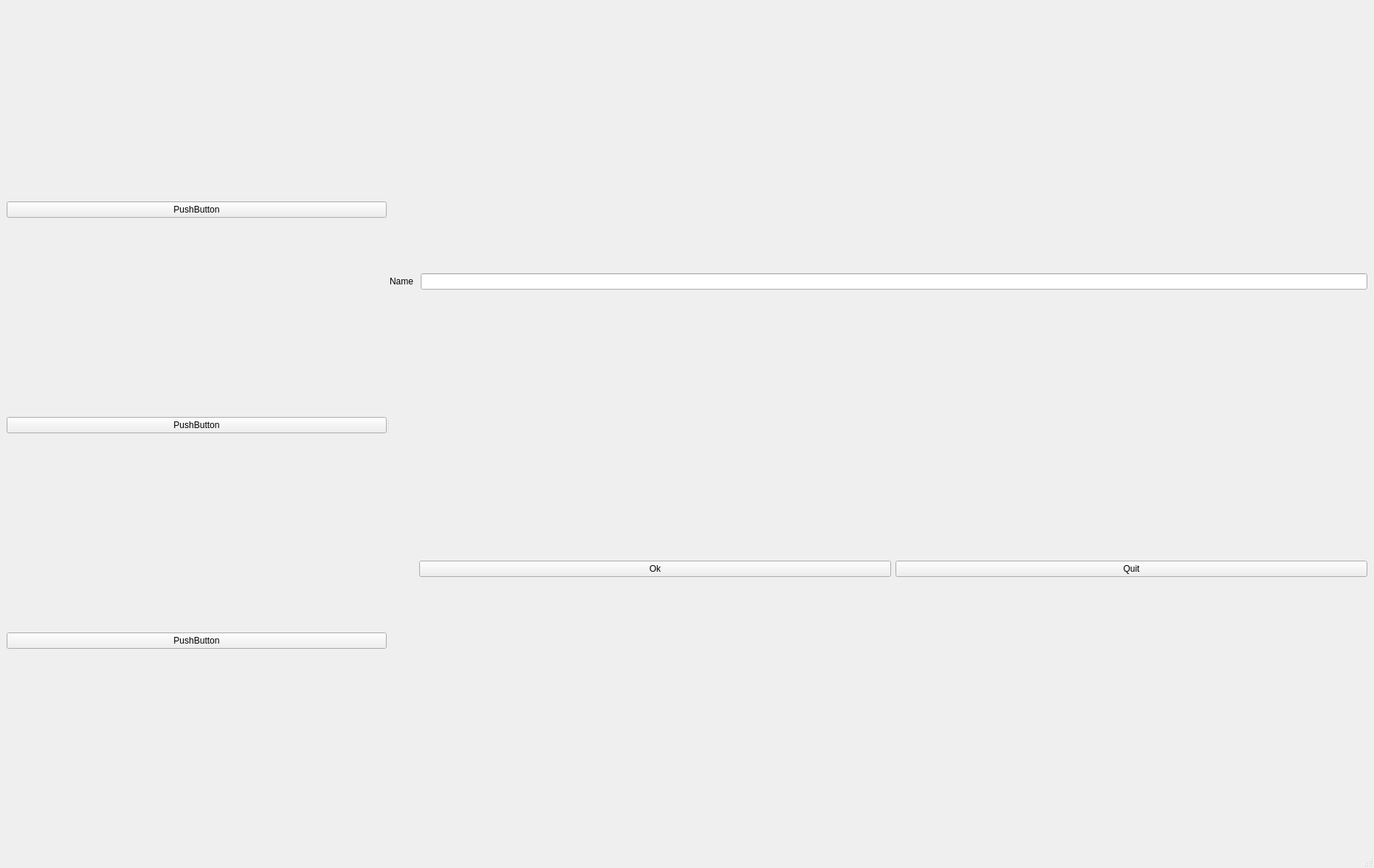
<?xml version="1.0" encoding="UTF-8"?>
<ui version="4.0">
 <class>MainWindow</class>
 <widget class="QMainWindow" name="MainWindow">
  <property name="geometry">
   <rect>
    <x>0</x>
    <y>0</y>
    <width>1855</width>
    <height>1172</height>
   </rect>
  </property>
  <property name="windowTitle">
   <string>MainWindow</string>
  </property>
  <widget class="QWidget" name="centralwidget">
   <layout class="QHBoxLayout" name="horizontalLayout_4">
    <item>
     <widget class="QSplitter" name="splitter">
      <property name="orientation">
       <enum>Qt::Horizontal</enum>
      </property>
      <widget class="QWidget" name="">
       <layout class="QVBoxLayout" name="verticalLayout_2">
        <item>
         <widget class="QPushButton" name="pushButton_3">
          <property name="text">
           <string>PushButton</string>
          </property>
         </widget>
        </item>
        <item>
         <widget class="QPushButton" name="pushButton_4">
          <property name="text">
           <string>PushButton</string>
          </property>
         </widget>
        </item>
        <item>
         <widget class="QPushButton" name="pushButton_5">
          <property name="text">
           <string>PushButton</string>
          </property>
         </widget>
        </item>
       </layout>
      </widget>
      <widget class="QWidget" name="">
       <layout class="QVBoxLayout" name="verticalLayout">
        <item>
         <layout class="QHBoxLayout" name="horizontalLayout">
          <item>
           <widget class="QLabel" name="label">
            <property name="text">
             <string>Name </string>
            </property>
            <property name="buddy">
             <cstring>lineEdit</cstring>
            </property>
           </widget>
          </item>
          <item>
           <widget class="QLineEdit" name="lineEdit"/>
          </item>
         </layout>
        </item>
        <item>
         <layout class="QHBoxLayout" name="horizontalLayout_2">
          <item>
           <spacer name="horizontalSpacer">
            <property name="orientation">
             <enum>Qt::Horizontal</enum>
            </property>
            <property name="sizeType">
             <enum>QSizePolicy::Minimum</enum>
            </property>
            <property name="sizeHint" stdset="0">
             <size>
              <width>40</width>
              <height>20</height>
             </size>
            </property>
           </spacer>
          </item>
          <item>
           <widget class="QPushButton" name="pushButton">
            <property name="text">
             <string>Ok</string>
            </property>
           </widget>
          </item>
          <item>
           <widget class="QPushButton" name="pushButton_2">
            <property name="text">
             <string>Quit</string>
            </property>
           </widget>
          </item>
         </layout>
        </item>
       </layout>
      </widget>
     </widget>
    </item>
   </layout>
  </widget>
  <widget class="QMenuBar" name="menubar">
   <property name="geometry">
    <rect>
     <x>0</x>
     <y>0</y>
     <width>1855</width>
     <height>56</height>
    </rect>
   </property>
  </widget>
  <widget class="QStatusBar" name="statusbar"/>
 </widget>
 <resources/>
 <connections/>
</ui>
